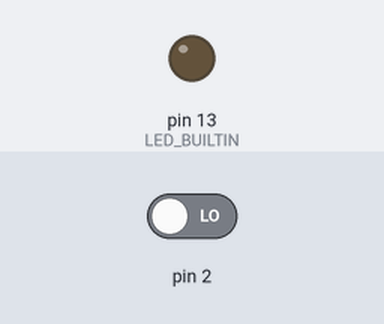
The sketch below on a simulated Arduino Uno, built with avr-gcc and run on an emulated ATmega328P. Parts: output pins drawn as LEDs (lit = HIGH). Inputs (shaded band) come from the test bench; at power-on: pin 2 LOW.

Above: at 1.2 s.
1.3 s: pin 2 driven HIGH
At 2.4 s:
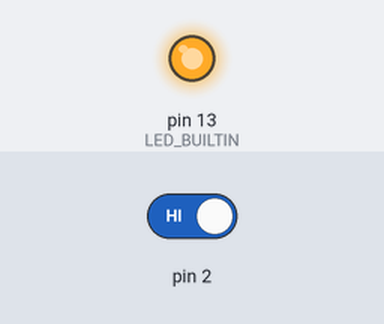
2.8 s: pin 2 driven LOW
At 3.6 s:
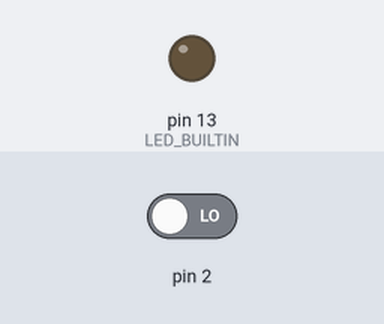
Timing chart, 0 to 5.8 s (numbered marks = the images above; inputs shaded):
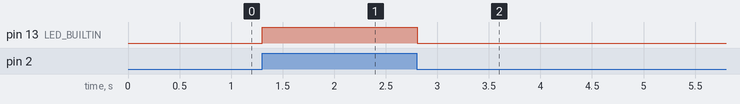

The sketch:

second_task_third_week.ino
```cpp
// C++ code
//
int botton = 0;

void setup()
{
  pinMode(2, INPUT);
  pinMode(LED_BUILTIN, OUTPUT);
}

void loop()
{
  // read the state of the pushbutton
  botton = digitalRead(2);
  // check if pushbutton is pressed. if it is, the
  // button state is HIGH
  if (botton == HIGH) {
    digitalWrite(LED_BUILTIN, HIGH);
  } else {
    digitalWrite(LED_BUILTIN, LOW);
  }
  delay(10); // Delay a little bit to improve simulation performance
}
```

Measured:
- after the input at 1.3 s, pin 13 (LED_BUILTIN): LOW → HIGH at once
- after the input at 2.8 s, pin 13 (LED_BUILTIN): HIGH → LOW at once
